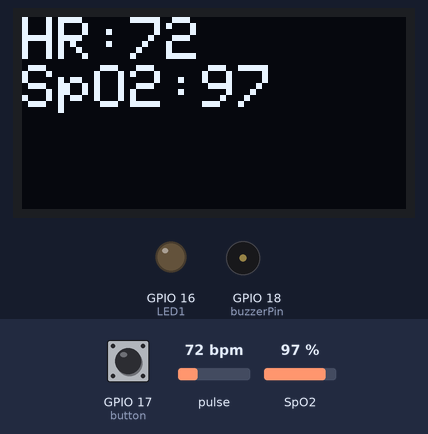
Bench run of a sketch on a simulated ESP32. Parts: 128×64 one-colour display, output pins drawn as LEDs (lit = HIGH), buzzer (waves = sounding, pin HIGH). The test bench sets the inputs (shaded band); at power-on: SpO2 97 %, GPIO 17 (button) HIGH, pulse 72 bpm. WiFi joins after 1.5 s; servers stay silent unless stated; uploads are accepted with an empty reply; the local clock reads 2024-03-15 10:24:30 at power-on unless the sketch sets it; EEPROM starts erased; what the sketch prints to the serial monitor is not drawn. At 14.5 s the program restarts the board; the recording ends there.

Above: at 7.1 s.
7.2 s: SpO2 set to 80 %
At 9.19 s:
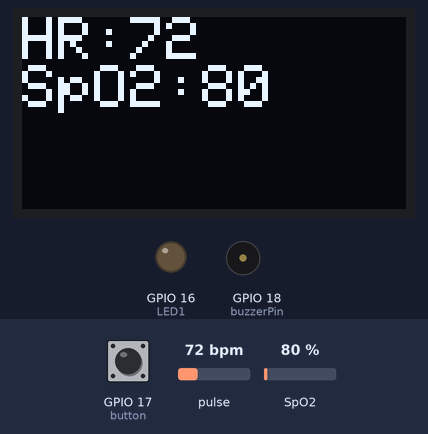
At 9.9 s:
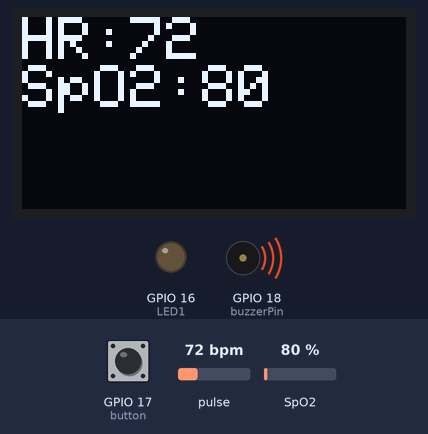
10.9 s: GPIO 17 (button) pulled LOW for 3.2 s
At 14.2 s:
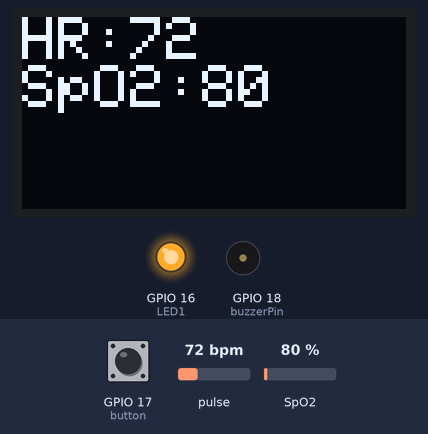
Timing chart, 0 to 14.5 s (numbered marks = the images above; inputs shaded):
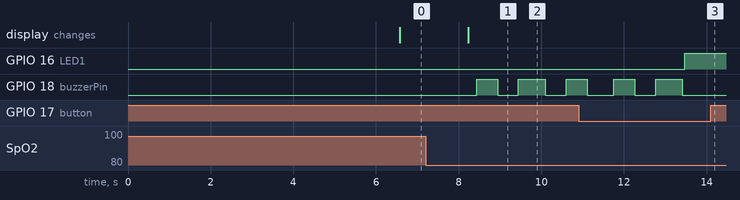

Measured:
- after the input at 7.2 s, GPIO 18 (buzzerPin): goes HIGH 0.51 s, LOW 0.50 s, HIGH 0.65 s, LOW 0.51 s, then HIGH, starting after 1.2 s; the display: changes after 1.0 s (image 1)
- after the input at 10.9 s, GPIO 16 (LED1): LOW → HIGH after 2.6 s; GPIO 18 (buzzerPin): goes on until 13.4 s, then stays LOW

The sketch:

esp32.ino
```cpp
#include <WiFi.h>
#include <HTTPClient.h>
#include <Wire.h>
#include "MAX30105.h"
#include "spo2_algorithm.h"
#include <heartRate.h>
#include <Adafruit_GFX.h>
#include "Adafruit_SSD1306.h"
#include <ArduinoJson.h>

#include <WebServer.h>
#include <EEPROM.h>

#define EEPROM_SIZE 512
void printToScreen();
void sendToServer();
void handleBuzzer();
String getISOTime();
WebServer server(80);

// ===== Pins =====
int LED1 = 16;
int button = 17;
int buzzerPin =18;
unsigned long buzzerMillis = 0;
bool buzzerState = false;
const long buzzerInterval = 500;
unsigned long currentMillis= millis();

// ===== Button =====
long buttonTimer = 0;
long longPressTime = 1000;
bool buttonActive = false;
bool longPressActive = false;

// ===== WiFi =====
IPAddress local_IP(192,168,4,1);
IPAddress gateway(192,168,4,1);
IPAddress subnet(255,255,255,0);
const char* serverUrl = "https://vitalsign-psi.vercel.app/api/sensor";
String esid = "";
String epass = "";
String wifiListHTML = "";

//============= MAX30102 & OLED =============
String dn = "max1";

MAX30105 particleSensor;

#define SCREEN_WIDTH 128
#define SCREEN_HEIGHT 64
#define OLED_RESET -1
#define SCREEN_ADDRESS 0x3C

Adafruit_SSD1306 oled(SCREEN_WIDTH, SCREEN_HEIGHT, &Wire, OLED_RESET);

uint32_t irBuffer[100];
uint32_t redBuffer[100];

int32_t bufferLength = 75;
int32_t spo2;
int8_t validSPO2;
int32_t heartRate;
int8_t validHeartRate;

unsigned long lastSend = 0;
const unsigned long SEND_INTERVAL = 500;

// ================= WIFI SCAN =================
void scanWiFi() {
  WiFi.mode(WIFI_STA);
  WiFi.disconnect(true);
  delay(300);

  int n = WiFi.scanNetworks();
  wifiListHTML = "";
  if (n == 0) {
    wifiListHTML = "<p>No WiFi networks found</p>";
  } else {
    wifiListHTML = "<ul>";
    for (int i = 0; i < n; i++) {
      wifiListHTML += "<li onclick=\"setSSID('" + WiFi.SSID(i) + "')\">";
      wifiListHTML += WiFi.SSID(i);
      wifiListHTML += " (" + String(WiFi.RSSI(i)) + " dBm)</li>";
    }
    wifiListHTML += "</ul>";
  }
  WiFi.scanDelete();
  WiFi.mode(WIFI_AP);
  WiFi.softAP("ESP32-SETUP","12345678",1);
}

// ================= WEB PAGE =================
String mainPage() {
  String page = R"rawliteral(
<!DOCTYPE html>
<html>
<head>
<meta charset="UTF-8" name="viewport" content="width=device-width, initial-scale=1">
<title>ESP32 WiFi Setup</title>
<style>
body { font-family: Arial; background:#0f172a; color:white; text-align:center; }
.container { background:#1e293b; padding:20px; margin:20px auto; max-width:420px; border-radius:12px; }
input { width:90%; padding:10px; margin:6px; border-radius:6px; border:none; font-size:16px; }
button { width:95%; padding:12px; background:#22c55e; border:none; border-radius:6px; font-weight:bold; cursor:pointer; font-size:16px; }

ul { list-style:none; padding:0; }
li { background:#334155; margin:5px; padding:12px; border-radius:6px; cursor:pointer; font-size:16px; transition:0.2s; }
li:hover { background:#22c55e; color:black; transform:scale(1.02); }

.password-box { position:relative; width:90%; margin:auto; }
.password-box input { padding-right:45px; font-size:16px; }
.password-box svg {
  position:absolute;
  right:10px;
  top:50%;
  transform:translateY(-50%);
  cursor:pointer;
  fill:none;
  stroke:#94a3b8;
  stroke-width:2;
}
.password-box svg:hover { stroke:white; }
</style>

<script>
function setSSID(name){
  document.getElementById("ssid").value = name;
}

function togglePassword(){
  const p = document.getElementById("pass");
  const eye = document.getElementById("eye");
  if(p.type === "password"){
    p.type = "text";
    eye.style.opacity = "0.4";
  } else {
    p.type = "password";
    eye.style.opacity = "1";
  }
}
</script>
</head>

<body>
<div class="container">
<h2>ESP32 WiFi Setup</h2>

<form action="/save">
  <!-- SSID -->
  <div style="margin-bottom:12px;">
    <input id="ssid" name="ssid" placeholder="WiFi SSID" required style="width:100%; padding:10px; font-size:16px; border-radius:6px; border:none;">
  </div>

  <!-- Password -->
  <div class="password-box" style="position:relative; width:100%; margin-bottom:12px;">
    <input id="pass" name="pass" type="password" placeholder="Password" required
           style="width:100%; padding:10px 45px 10px 10px; font-size:16px; border-radius:6px; border:none;">
    <svg id="eye" onclick="togglePassword()"
         xmlns="http://www.w3.org/2000/svg"
         width="24" height="24"
         viewBox="0 0 24 24"
         style="position:absolute; right:10px; top:50%; transform:translateY(-50%); cursor:pointer; stroke:#94a3b8; stroke-width:2; fill:none;">
      <path d="M1 12s4-8 11-8 11 8 11 8-4 8-11 8-11-8-11-8z"/>
      <circle cx="12" cy="12" r="3"/>
    </svg>
  </div>

  <!-- Submit Button -->
  <button type="submit" style="width:100%; padding:12px; background:#22c55e; border:none; border-radius:6px; font-size:16px; font-weight:bold; cursor:pointer;">
    Save & Connect
  </button>
</form>


<hr>
<h3>Available Networks</h3>
)rawliteral";

  page += wifiListHTML;

  page += R"rawliteral(
<form action="/rescan">
<button type="submit">🔄 Refresh Scan</button>
</form>
</div>
</body>
</html>
)rawliteral";

  return page;
}

// ================= SETUP AP =================
void setupAP() {
  WiFi.disconnect(true);
  delay(500);

  WiFi.mode(WIFI_AP);
  WiFi.softAPConfig(local_IP, gateway, subnet);
  WiFi.softAP("ESP32-SETUP","12345678",1);
  Serial.print("AP IP: ");
  Serial.println(WiFi.softAPIP());

  scanWiFi();

  server.on("/", []() {
    server.send(200, "text/html", mainPage());
  });

  server.on("/rescan", []() {
    scanWiFi();
    server.sendHeader("Location", "/");
    server.send(303);
  });

  server.on("/save", []() {
    String qsid  = server.arg("ssid");
    String qpass = server.arg("pass");

    for (int i = 0; i < 96; i++) EEPROM.write(i, 0);
    for (int i = 0; i < qsid.length(); i++) EEPROM.write(i, qsid[i]);
    for (int i = 0; i < qpass.length(); i++) EEPROM.write(32 + i, qpass[i]);
    EEPROM.commit();

    server.send(200, "text/html", "<h2>Saved!</h2><p>Connecting...</p>");

    WiFi.mode(WIFI_STA);
    WiFi.begin(qsid.c_str(), qpass.c_str());
    Serial.println("Connecting to WiFi...");
    int attempt = 0;
    while (WiFi.status() != WL_CONNECTED && attempt < 20) {
      delay(500);
      Serial.print(".");
      attempt++;
    }

    if (WiFi.status() == WL_CONNECTED) {
      Serial.println();
      Serial.println("✅ Connected successfully!");
      Serial.print("SSID: ");
      Serial.println(qsid);
      Serial.print("Password: ");
      Serial.println(qpass);
      Serial.print("IP Address: ");
      Serial.println(WiFi.localIP());

      digitalWrite(LED1, HIGH);
    } else {
      Serial.println();
      Serial.println("❌ Failed to connect!");
      digitalWrite(LED1, LOW);
    }

    delay(2000);
    ESP.restart();
  });

  server.begin();
}

// ================= SETUP =================
void setup() {
  Serial.begin(115200);
  EEPROM.begin(EEPROM_SIZE);

  pinMode(LED1, OUTPUT);
  pinMode(buzzerPin, OUTPUT);
  pinMode(button, INPUT_PULLUP);
  digitalWrite(buzzerPin,LOW);

  oled.begin(SSD1306_SWITCHCAPVCC, SCREEN_ADDRESS);
  oled.setTextSize(2);
  oled.setTextColor(SSD1306_WHITE);
  oled.clearDisplay();

  for (int i = 0; i < 32; i++) esid += char(EEPROM.read(i));
  for (int i = 32; i < 96; i++) epass += char(EEPROM.read(i));

  if (esid.length() > 0) {
    WiFi.mode(WIFI_STA);
    WiFi.begin(esid.c_str(), epass.c_str());
    delay(5000);
  }

  if (WiFi.status() != WL_CONNECTED)
  {
    setupAP();
  }

  if (!particleSensor.begin(Wire, I2C_SPEED_FAST))
  {
    Serial.println("MAX30102 not found");
    while (1);
  }
  particleSensor.setup(60,4,2,200,411,4096);
  Serial.println("Sensor ready");
}

// ================= LOOP =================
void loop() {
  server.handleClient();

  // Long press لمسح EEPROM
  if (digitalRead(button) == LOW) {
    if (!buttonActive) {
      buttonActive = true;
      buttonTimer = millis();
    }
    if (millis() - buttonTimer > longPressTime && !longPressActive) {
      longPressActive = true;
      for (int i = 0; i < EEPROM_SIZE; i++) EEPROM.write(i, 0);
      EEPROM.commit();
      digitalWrite(LED1, HIGH);
      Serial.println("EEPROM cleared, LED turned off");
      delay(1000);
      ESP.restart();
    }
  } else {
    buttonActive = false;
    longPressActive = false;
  }

  if (WiFi.status() == WL_CONNECTED)
  {
    // Collect samples
    for (byte i = 0; i < bufferLength; i++) {
      while (!particleSensor.available())
        particleSensor.check();

      redBuffer[i] = particleSensor.getRed();
      irBuffer[i]  = particleSensor.getIR();
      particleSensor.nextSample();
      handleBuzzer();
    }

    maxim_heart_rate_and_oxygen_saturation(
      irBuffer, bufferLength, redBuffer,
      &spo2, &validSPO2, &heartRate, &validHeartRate
    );

    printToScreen();
    // Send every 0.5 seconds
    if (millis() - lastSend > SEND_INTERVAL) {
      lastSend = millis();
      sendToServer();
    }
  }
  handleBuzzer();
}

// ===================== SEND TO SERVER =====================
void sendToServer() {

  if (WiFi.status() != WL_CONNECTED) return;
  if (!validHeartRate || !validSPO2) return;
  if (heartRate < 30 || heartRate > 220) return;
  if (spo2 < 80 || spo2 > 100) return;

  HTTPClient http;
  http.begin(serverUrl);
  http.addHeader("Content-Type", "application/json");

  StaticJsonDocument<200> doc;
  doc["device_id"] = dn;
  doc["heartrate"] = heartRate;
  doc["spo2"] = spo2;
  doc["time"] = getISOTime();

  String payload;
  serializeJson(doc, payload);

  int res = http.POST(payload);
  Serial.println(payload);
  Serial.printf("POST: %d\n", res);

  http.end();
}

// ===================== ISO Timestamp =====================
String getISOTime() {
  time_t now = time(nullptr);
  struct tm *t = gmtime(&now);

  char buf[30];
  sprintf(buf, "%04d-%02d-%02dT%02d:%02d:%02dZ",
    t->tm_year + 1900,
    t->tm_mon + 1,
    t->tm_mday,
    t->tm_hour,
    t->tm_min,
    t->tm_sec
  );
  return String(buf);
}

// ===================== OLED =====================
void printToScreen() {
  oled.clearDisplay();
  oled.setCursor(0,0);

  if (validHeartRate && validSPO2) {
    oled.print("HR:");
    oled.println(heartRate);
    oled.print("SpO2:");
    oled.println(spo2);
  } else {
    oled.println("No Signal");
  }

  oled.display();
}

// ===================== Buzzer =====================
void handleBuzzer() {
  uint32_t irValue = irBuffer[bufferLength-1];

  if (irValue > 5000 && validSPO2 && (spo2 < 96 || spo2 > 100)) {
    unsigned long currentMillis = millis();
    if (currentMillis - buzzerMillis >= buzzerInterval) {
      buzzerMillis = currentMillis;
      buzzerState = !buzzerState;
      digitalWrite(buzzerPin, buzzerState);
    }
  } else {
    buzzerState = false;
    digitalWrite(buzzerPin, LOW);
  }
}
```
